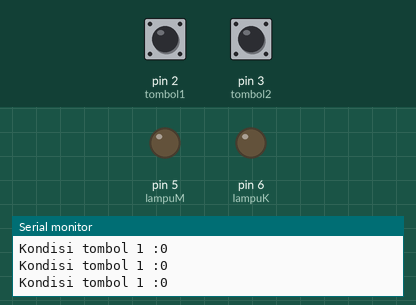
Simulated run of this sketch. Board: Arduino Uno, built with avr-gcc and run on an emulated ATmega328P. Parts: output pins drawn as LEDs (lit = HIGH), the last lines printed to the serial monitor. Inputs (shaded band) come from the test bench; at power-on: pin 2 (tombol1) LOW, pin 3 (tombol2) LOW.

Above: at 1.2 s.
1.3 s: pin 2 (tombol1) pulled HIGH for 0.15 s
At 1.4 s:
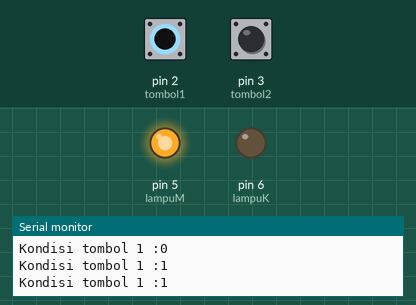
2.9 s: pin 2 (tombol1) pulled HIGH for 3.2 s
At 7.3 s:
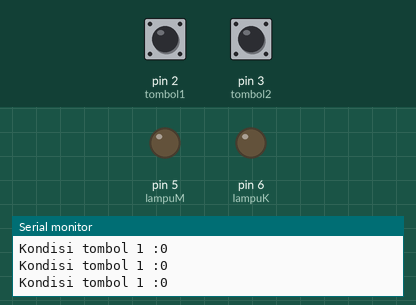
9.1 s: pin 3 (tombol2) pulled HIGH for 3.2 s
At 10.5 s:
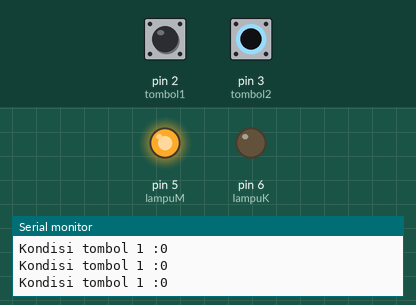
Timing chart, 0 to 13.8 s (numbered marks = the images above; inputs shaded):
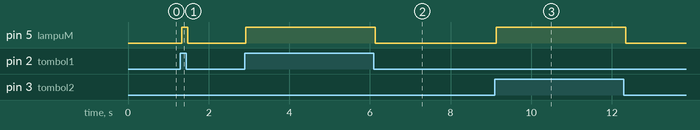

Measured:
- after the input at 1.3 s, pin 5 (lampuM): LOW → HIGH at once, → LOW 0.15 s later
- after the input at 2.9 s, pin 5 (lampuM): LOW → HIGH at once, → LOW 3.2 s later
- after the input at 9.1 s, pin 5 (lampuM): LOW → HIGH at once, → LOW 3.2 s later

The sketch:

1._Challenge.ino
```cpp
const int tombol1 = 2;
const int tombol2 = 3;
//const int tombol3 = 4;
const int lampuM = 5;
const int lampuK = 6;
//const int lampuH = 7;


void setup() {
  // put your setup code here, to run once:
  Serial.begin(9600);
pinMode(tombol1, INPUT);
//pinMode(tombol2, INPUT);
//pinMode(tombol3, INPUT);
pinMode(lampuM, OUTPUT);
pinMode(lampuK, OUTPUT);
//pinMode(lampuH, OUTPUT);
}

void loop() {
  // put your main code here, to run repeatedly:
int BacaTombol1=digitalRead(tombol1);
int BacaTombol2=digitalRead(tombol2);
Serial.println("Kondisi tombol 1 :" + String(BacaTombol1));
 if (BacaTombol1 || BacaTombol2 == 1) {
  digitalWrite(lampuM, HIGH);
 }
 else {
  digitalWrite(lampuM, LOW);
 }

}
```
